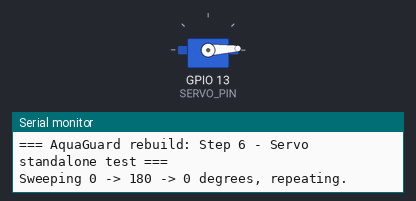
Recording of a sketch running on a simulated ESP32. Parts: servo, the last lines printed to the serial monitor.

Above: at 1.55 s.
At 3.0 s:
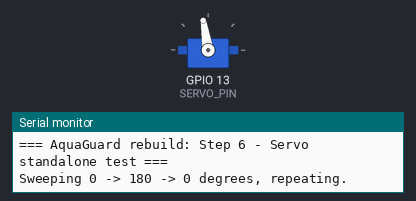
At 4.45 s:
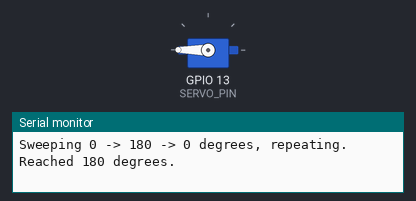
At 7.4 s:
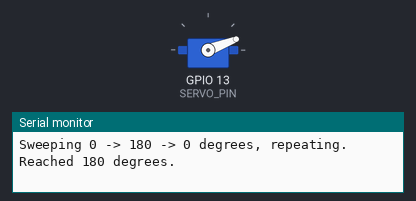
Timing chart, 0 to 10.6 s (numbered marks = the images above):
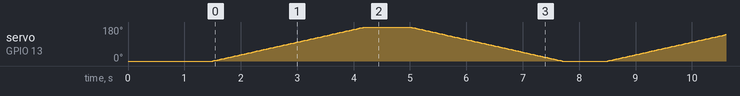

The sketch:

06_servo.ino
```cpp
// ============================================================================
// AquaGuard rebuild -- Step 6 of 7: Servo ONLY
// ============================================================================
// No WiFi, no Firebase, no other sensors -- just this one part, same pattern
// as every other step in this folder. New sketch (the servo step didn't have
// a standalone test yet -- see hardware/HARDWARE_LOG.md, "Servo -- not yet
// built").
//
// This sweeps the servo back and forth automatically (0 degrees -> 180
// degrees -> 0 degrees, repeating) so you can confirm it's wired correctly
// and moves smoothly across its full range, before wiring it into the main
// combined sketch (../AquaGuard_v2.ino), where it's instead triggered by a
// Firebase boolean (/servoTrigger) rather than sweeping automatically.
//
// WIRING (see hardware/Hardware_Wiring_Guide.pdf for the full reference --
// same GPIO13 used there):
//   Servo signal (usually orange/yellow wire) -> ESP32 GPIO 13
//   Servo power (red)                          -> 5V (NOT the ESP32's 3.3V --
//                                                 most hobby servos need 5V
//                                                 and more current than the
//                                                 3.3V rail can supply)
//   Servo ground (brown/black)                 -> ESP32 GND (shared ground,
//                                                 even though power comes
//                                                 from a separate 5V source)
//
// !! If the servo twitches or resets the ESP32 when it moves, that's a
// power-supply/current problem, not a wiring-position problem -- most small
// hobby servos draw a brief current spike when starting to move that a
// USB-only power source can't always supply cleanly. Power the servo from
// the same external 5V supply the pumps use (see hardware/rebuild/
// 05_relay_pumps/), not from the ESP32 board itself, if you see this.
// ============================================================================

#include <ESP32Servo.h>

#define SERVO_PIN 13

Servo myServo;

void setup() {
  Serial.begin(115200);
  delay(500);
  Serial.println();
  Serial.println("=== AquaGuard rebuild: Step 6 - Servo standalone test ===");
  Serial.println("Sweeping 0 -> 180 -> 0 degrees, repeating.");
  Serial.println();

  myServo.setPeriodHertz(50);
  myServo.attach(SERVO_PIN, 500, 2400);
  myServo.write(0);
  delay(1000);  // let it settle at the start position before sweeping
}

void sweepTo(int targetAngle, int stepDelayMs) {
  static int currentAngle = 0;
  int step = (targetAngle > currentAngle) ? 1 : -1;

  while (currentAngle != targetAngle) {
    currentAngle += step;
    myServo.write(currentAngle);
    delay(stepDelayMs);
  }

  Serial.print("Reached ");
  Serial.print(targetAngle);
  Serial.println(" degrees.");
}

void loop() {
  sweepTo(180, 15);
  delay(800);
  sweepTo(0, 15);
  delay(800);
}
```
